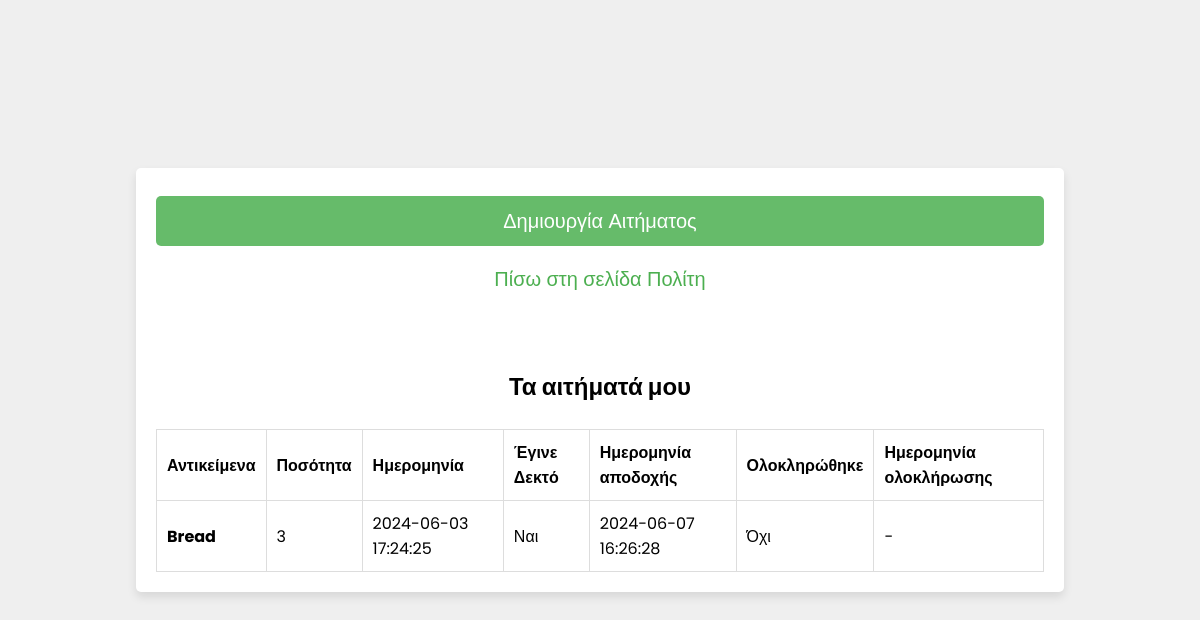
Before: /civilian_requests.php (signed in) with the older database file.
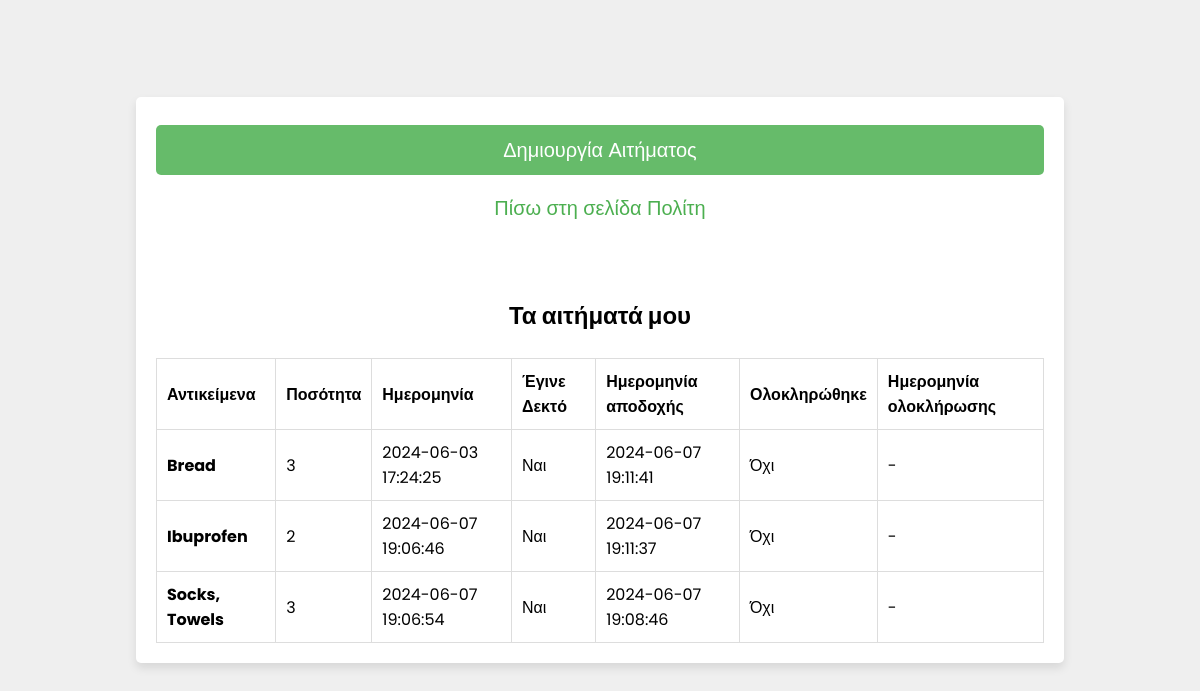
After: the same page with the newer database file.
### tables this page shows
CREATE TABLE `requests` (
  `id` int(255) NOT NULL,
  `civilian_id` int(255) NOT NULL,
  `date` datetime NOT NULL,
  `item_id` varchar(255) NOT NULL,
  `quantity` int(255) NOT NULL,
  `load_date` datetime NOT NULL,
  `rescuer_id` int(255) NOT NULL,
  `completed` int(1) NOT NULL,
  `complete_date` datetime NOT NULL
);

### civilian_requests.php (the view, shortened to what this page needs)
<?php
@include 'config.php';
$civilian_name = $_SESSION['user_name'];
$stmt = $conn->prepare("SELECT * FROM users WHERE name = ?");
$stmt->bind_param("s", $civilian_name);
$stmt->execute();
$result = $stmt->get_result();
$row = $result->fetch_assoc();
$civilian_id = $row['id'];
?>
<!DOCTYPE html>
<html lang="el">
<head>
    <link rel="stylesheet" href="css/style.css">
</head>
<body>
    <div class="form-container">
        <form id="initialize_form" action="" method="post">
            <input type="button" id="j_button" class="form-btn" onclick="window.location.href = 'add_offer_or_request.php?is_a=request'" value="Δημιουργία Αιτήματος"><br>
            <p><a href="civilian_page.php">Πίσω στη σελίδα Πολίτη</a></p><br>
            <br><br>
            <h2>Τα αιτήματά μου</h2><br>
            <table class="table" id="requestsTable">
                <thead>
                    <tr>
                        <th scope="col">Αντικείμενα</th>
                        <th scope="col">Ποσότητα</th>
                        <th scope="col">Ημερομηνία</th>
                        <th scope="col">Έγινε Δεκτό</th>
                        <th scope="col">Ημερομηνία αποδοχής</th>
                        <th scope="col">Ολοκληρώθηκε</th>
                        <th scope="col">Ημερομηνία ολοκλήρωσης</th>
                    </tr>
                </thead>
                <tbody>
                    <?php
                    $stmt = $conn->prepare("SELECT * FROM requests WHERE civilian_id = ?");
                    $stmt->bind_param("i", $civilian_id);
                    $stmt->execute();
                    $result = $stmt->get_result();
                    if ($result) {
                        while ($row = $result->fetch_assoc()) {
                            $itemIds = explode(',', $row['item_id']);
                            $itemNames = [];
                            foreach ($itemIds as $itemId) {
                                $itemStmt = $conn->prepare("SELECT name FROM items WHERE id = ?");
                                $itemStmt->bind_param("i", $itemId);
                                $itemStmt->execute();
                                $itemResult = $itemStmt->get_result();
                                $itemRow = $itemResult->fetch_assoc();
                                $itemNames[] = $itemRow['name'];
                                $accepted = $row['rescuer_id'] != 0 ? 'Ναι' : 'Όχι';
                                $load_date = $row['load_date'] !='0000-00-00 00:00:00'? $row['load_date'] : '-';
                                $completed = $row['completed'] != 0 ? 'Ναι' : 'Όχι';
                                $complete_date = $row['complete_date'] !='0000-00-00 00:00:00'? $row['complete_date'] : '-';
                            }
                            $itemNamesString = implode(', ', $itemNames);
                            echo '<tr>
                                <th scope="row">'.$itemNamesString.'</th>
                                <td>'.$row['quantity'].'</td>
                                <td>'.$row['date'].'</td>
                                <td>' . htmlspecialchars($accepted) . '</td>
                                <td>' . htmlspecialchars($load_date) . '</td>
                                <td>' . htmlspecialchars($completed) . '</td>
                                <td>' . htmlspecialchars($complete_date) . '</td>
                            </tr>';
                        }
                    }
                    ?>
                </tbody>
            </table>
        </form>
    </div>
</body>
</html>

### css/style.css (style rules this page uses)
html { scroll-behavior: smooth; font-size: 16px; }
* { font-family: 'Poppins', sans-serif; margin: 0; padding: 0; box-sizing: border-box; outline: none; border: none; text-decoration: none; }
.form-container { min-height: 100vh; display: flex; align-items: center; justify-content: center; padding: 1.25rem; padding-bottom: 3.75rem; background: #efefef; }
.form-container form { padding: 1.25rem; border-radius: 0.3125rem; box-shadow: 0 0.3125rem 0.625rem rgba(0, 0, 0, .1); background: #FFF; text-align: center; max-width: 80%; width: 100%; }
.form-container form input, .form-container form select, .form-container form textarea { width: 100%; padding: 0.625rem 0.9375rem; font-size: 1.0625rem; margin: 0.5rem 0; background: #E0F7FA; border-radius: 0.3125rem; }
.form-container form .form-btn { background: #66BB6A; color: #FFF; text-transform: capitalize; font-size: 1.25rem; cursor: pointer; }
.form-container form p { margin-top: 0.625rem; font-size: 1.25rem; color: #333; }
.form-container form p a { color: #4CAF50; }
table { width: 100%; border-collapse: collapse; }
th, td { padding: 0.625rem; border: 0.0625rem solid #ddd; text-align: left; }

Changed rows visible on the page:
changed requests (number 1 of 3 on the later page): load_date "2024-06-07 16:26:28" → "2024-06-07 19:11:41"
added requests: itemNamesString "Ibuprofen", quantity "2", date "2024-06-07 19:06:46", rescuer "Ναι", load_date "2024-06-07 19:11:37", completed "Όχι", complete_date "-"
added requests: itemNamesString "Socks, Towels", quantity "3", date "2024-06-07 19:06:54", rescuer "Ναι", load_date "2024-06-07 19:08:46", completed "Όχι", complete_date "-"
